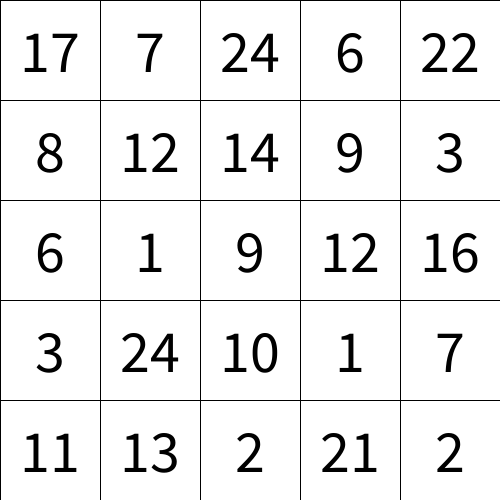
Frame 1 (no input)
Frame 60 (the mouse pressed at the canvas centre just before this capture): identical to frame 1, image omitted
Frame 120 (the mouse held since frame 60 and released just before this capture): identical to frame 1, image omitted

The Processing sketch that drew this single still picture (run headless with seeded random() and noise(); from frame 60 on, the mouse is pressed at the canvas centre):

// Processing sketch: week06_3_schulte_table03_random_2d_array
// ── week06_3_schulte_table03_random_2d_array.pde
///week06_3_schulte_table03_random_2d_array


int [][] table = new int[5][5];
void setup(){
  size(500,500);
  textSize(60);
  textAlign(CENTER,CENTER);
  for(int i=0;i<5;i++) {
    for(int j=0;j<5;j++) {
      table[i][j] = int(random(1,26));
    }
  }
}

void draw(){
  background(#FFFFF2);
  for(int i=0;i<5;i++){
    for(int j=0;j<5;j++){
      fill(255); rect(j*100,i*100,100,100);
      fill(0); text(""+table[i][j],50+j*100,50+i*100);
    }
  }
}
